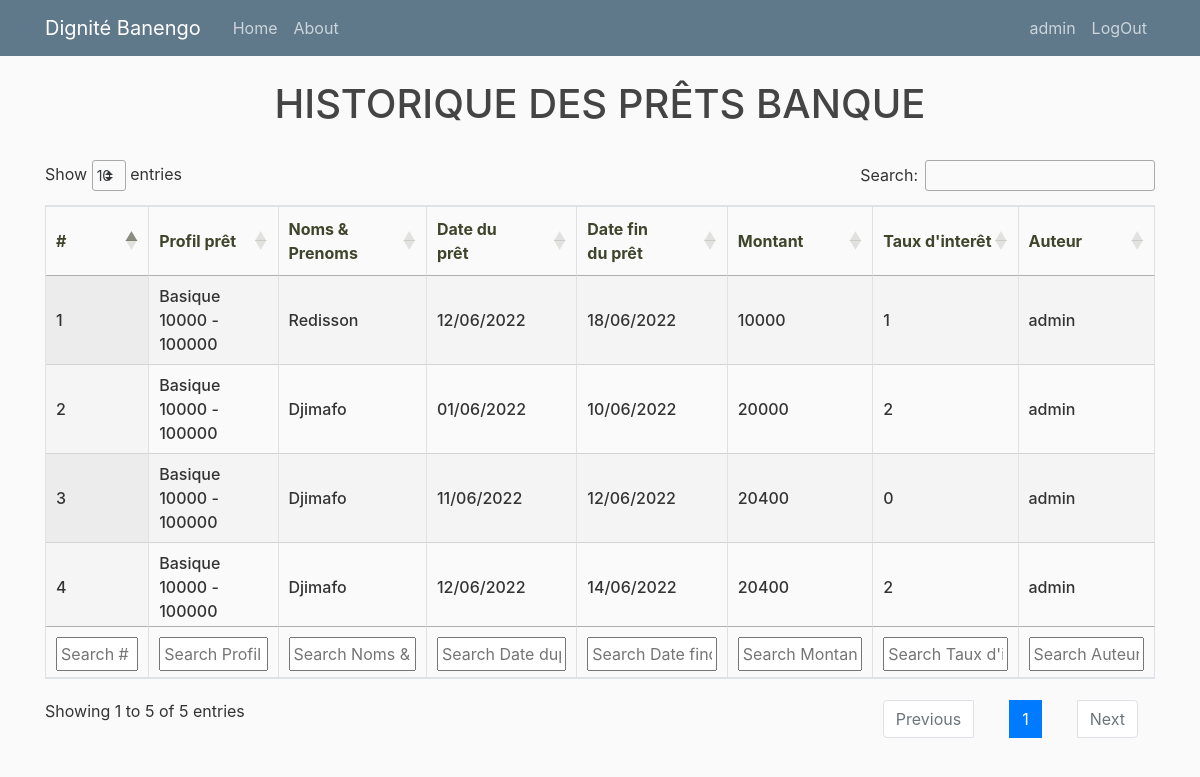
The app's page /bank/loanhistory/ (signed in) with its own data.
### bank/models.py (models this page shows, shortened)
class PretBank(models.Model):
    date_pret =models.DateTimeField()
    membre = models.ForeignKey(Membre, on_delete=models.CASCADE)
    profil_pret_bank = models.ForeignKey(ProfilPretBank, on_delete=models.SET_NULL, blank=True, null=True)
    montant = models.PositiveIntegerField()
    garantie = models.CharField(max_length=50, blank=True, null=True)
    date_remboursement =models.DateTimeField()
    taux_interet = models.PositiveIntegerField()
    created = models.DateTimeField(auto_now_add=True)
    updated = models.DateTimeField(auto_now=True)
    versement_remboursement = models.PositiveIntegerField(default=0)
    freeze = models.BooleanField(default=False)
    author= models.ForeignKey(User, on_delete=models.SET_NULL, blank=True, null=True)

class ProfilPretBank(models.Model):
    profil_pret = models.CharField(max_length=100, unique=True)
    montant_min = models.PositiveIntegerField()
    montant_max = models.PositiveIntegerField()
    def __str__(self):
        return f'{self.profil_pret}  {self.montant_min} - {self.montant_max}'

### tontine/models.py (models this page shows, shortened)
class Membre(models.Model):
    user = models.OneToOneField(User, on_delete=models.CASCADE)
    nom = models.CharField(max_length=100, unique=True)
    matricule = models.CharField(max_length=8, unique=True)
    telephone = models.CharField(max_length=10, blank=True, null=True)
    qualite = models.CharField(max_length=100, blank=True, null=True)
    profession = models.CharField(max_length=100, blank=True, null=True)
    sexe = models.CharField(choices=SEXE_CHOICES, max_length=1)
    date_naissance = models.DateField(blank=True, null=True)
    date_adhesion = models.DateField()
    created = models.DateTimeField(auto_now_add=True)
    updated = models.DateTimeField(auto_now=True)
    cotisation = models.ForeignKey(MontantCotisation, on_delete=models.CASCADE)
    presence = models.ForeignKey(MontantPresence, on_delete=models.CASCADE)
    agape = models.ForeignKey(MontantAgape, on_delete=models.CASCADE)
    bank = models.ForeignKey(MontantBank, on_delete=models.SET_NULL, blank=True, null=True)
    bank_bool = models.BooleanField(default=False)
    cotisation_bool = models.BooleanField(default=False)
    presence_bool = models.BooleanField(default=True)
    total_impaye = models.IntegerField(default=0)
    total_seance = models.IntegerField(default=0)
    total_consigne = models.IntegerField(default=0)
    reserve = models.IntegerField(default=0)

### bank/views.py (the view)
# urls.py: path('loanhistory/', views.loanhistory, name='loanhistory'),
@login_required
def loanhistory(request):
    if request.user.is_staff:
        prets = PretBank.objects.all()
    else:
        try:
            m = request.user.membre
            prets = PretBank.objects.filter(membre=m)
        except Exception as e:
            prets = []
    context = {'prets': prets}
    return render(request, "bank/loanhistory.html", context)

### bank/templates/bank/loanhistory.html (shortened to what this page needs)
{% extends "tontine/base2.html" %}
{% load crispy_forms_tags %}
{% block content %}
<h1 style="text-align: center;">HISTORIQUE DES PRÊTS BANQUE</h1>
<br>
<table id="example" class="stripe row-border order-column table-bordered" style="width:100%">
    <thead>
        <tr>
            <th>#</th>
            <th>Profil prêt</th>
            <th>Noms & Prenoms</th>
            <th>Date du<br>prêt</th>
            <th>Date fin<br>du prêt</th>
            <th>Montant</th>
            <th>Taux d'interêt</th>
            <th>Auteur</th>
        </tr>
    </thead>
    <tbody>
        {% for data in prets %}
            <tr>
                <td>{{ forloop.counter }}</td>
                <td>{{data.profil_pret_bank}}</td>
                <td>{{data.membre.nom}}</td>
                <td>{{data.date_pret|date:"d/m/Y"}}</td>
                <td>{{data.date_remboursement|date:"d/m/Y"}}</td>
                <td>{{data.montant}}</td>
                <td>{{data.taux_interet}}</td>
                <td>{{data.author}}</td>
            </tr>
            {% endfor %}
    </tbody>
    <tfoot>
        <tr>
            <th>#</th>
            <th>Profil prêt</th>
            <th>Noms & Prenoms</th>
            <th>Date du<br>prêt</th>
            <th>Date fin<br>du prêt</th>
            <th>Montant</th>
            <th>Taux d'interêt</th>
            <th>Auteur</th>
        </tr>
    </tfoot>
</table>
{% endblock %}

### tontine/templates/tontine/base2.html (shortened to what this page needs)
{% load static %}
<!DOCTYPE html>
<html>
<head>
    <link rel="stylesheet" href="https://maxcdn.bootstrapcdn.com/bootstrap/4.0.0/css/bootstrap.min.css">
    <link rel="stylesheet" type="text/css" href="https://cdnjs.cloudflare.com/ajax/libs/twitter-bootstrap/4.5.2/css/bootstrap.css">
    <link rel="stylesheet" type="text/css" href="https://cdn.datatables.net/1.12.1/css/dataTables.bootstrap4.min.css">
    <link rel="stylesheet" type="text/css" href="https://cdn.datatables.net/1.12.1/css/jquery.dataTables.min.css">
    <link rel="stylesheet" type="text/css" href="https://cdn.datatables.net/buttons/2.2.3/css/buttons.dataTables.min.css">
    <link rel="stylesheet" type="text/css" href="{% static 'css/main.css' %}">
</head>
<body>
  <header class="site-header">
    <nav class="navbar navbar-expand-md navbar-dark bg-steel fixed-top">
      <div class="container">
        <a class="navbar-brand mr-4" href="{% url 'home' %}">Dignité Banengo</a>
        <div class="collapse navbar-collapse" id="navbarToggle">
          <div class="navbar-nav mr-auto">
            <a class="nav-item nav-link" href="{% url 'home' %}">Home</a>
            <a class="nav-item nav-link" href="{% url 'about' %}">About</a>
          </div>
          <div class="navbar-nav">
            {% if user.is_authenticated %}
        <a class="nav-item nav-link" href="{% url 'profile' %}">{{ request.user.username }}</a>
        <a class="nav-item nav-link" href="{% url 'logout' %}">LogOut</a>
        {% else %}
        <a class="nav-item nav-link" href="{% url 'login' %}">Login</a>
        <a class="nav-item nav-link" href="{% url 'inscription' %}">Register</a>
        {% endif %}
          </div>
        </div>
      </div>
    </nav>
  </header>
  <main role="main" class="container">
    <div class="row">
      <div class="col-md-12">
        {% block content %}{% endblock %}
      </div>
    </div>
    <br>
    <br>
    <br>
    <br>
    <br>
    <br>
  </main>
</body>
</html>

### static/css/main.css (style rules this page uses)
body { background: #fafafa; color: #333333; margin-top: 5rem; }
h1, h2, h3, h4, h5, h6 { color: #444444; }
.bg-steel { background-color: #5f788a; }
.site-header .navbar-nav .nav-link { color: #cbd5db; }

### bank/templates/bank/loanhistory.html (style rules this page uses)
th { color: #3f452b; font-weight: bold; }
td { font-weight: 490; }

### records on screen
PretBank: profil_pret_bank "Basique 10000 - 100000", membre.nom "Redisson", date_pret "12/06/2022", date_remboursement "18/06/2022", montant "10000", taux_interet "1", author "admin"
PretBank: profil_pret_bank "Basique 10000 - 100000", membre.nom "Djimafo", date_pret "01/06/2022", date_remboursement "10/06/2022", montant "20000", taux_interet "2", author "admin"
PretBank: profil_pret_bank "Basique 10000 - 100000", membre.nom "Djimafo", date_pret "11/06/2022", date_remboursement "12/06/2022", montant "20400", taux_interet "0", author "admin"
PretBank: profil_pret_bank "Basique 10000 - 100000", membre.nom "Djimafo", date_pret "12/06/2022", date_remboursement "14/06/2022", montant "20400", taux_interet "2", author "admin"

### other values on screen
{{ request.user.username }} "admin"
